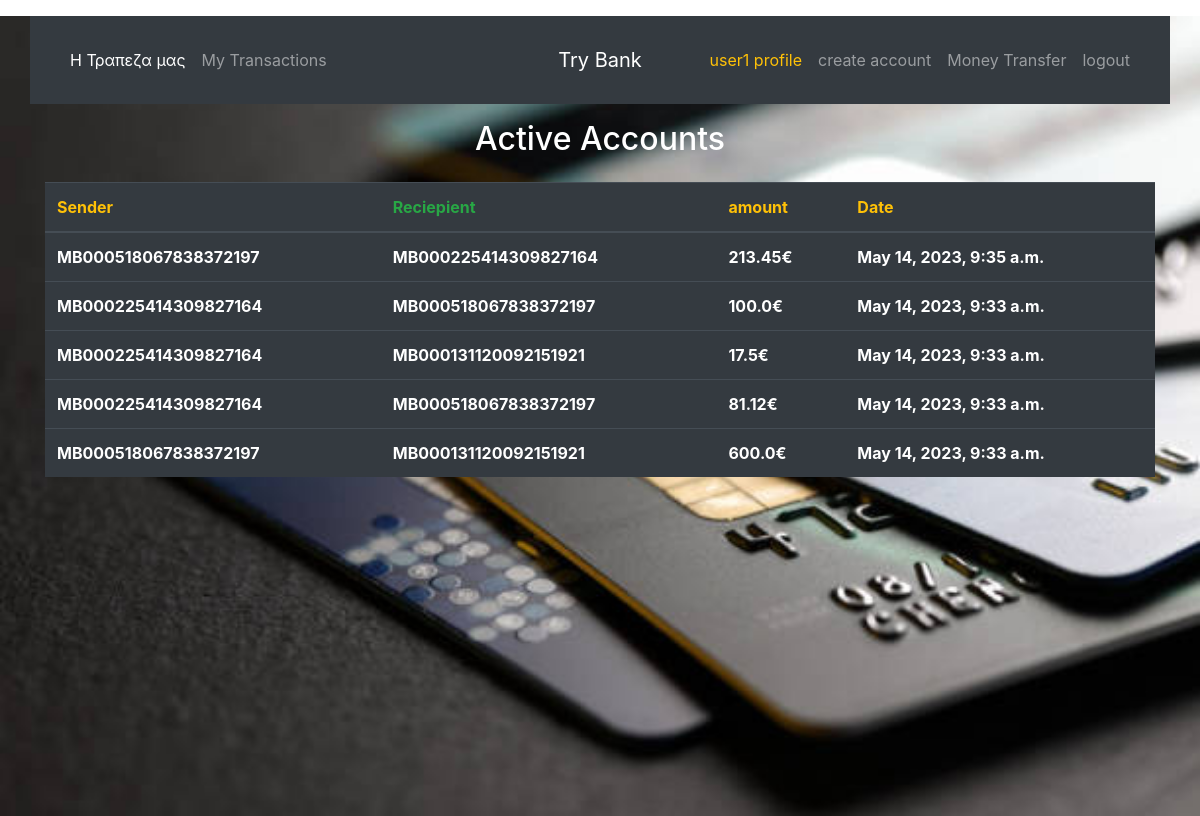
The page /my_transactions/ (signed in) on the database as committed earlier.
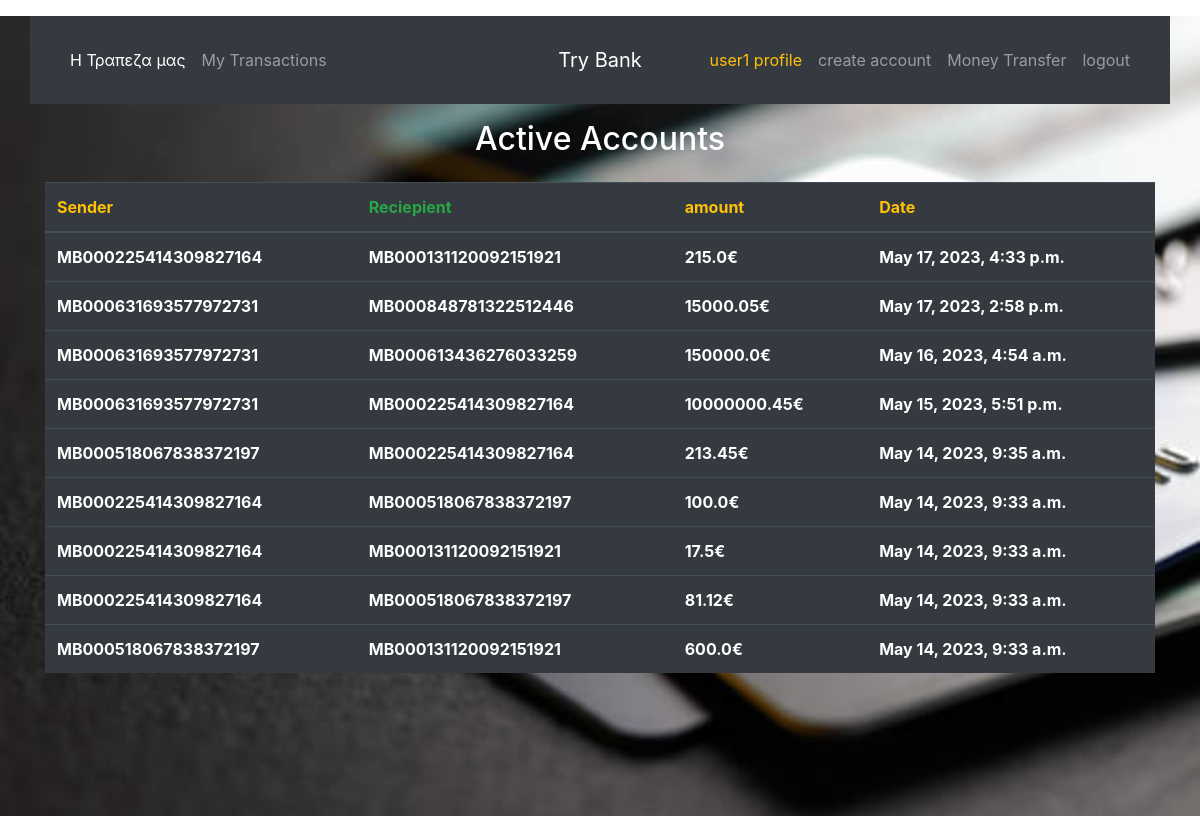
The same page on the database as committed later.
### customers/models.py (models this page shows, shortened)
class Transactions(models.Model):
    sender_acc = models.ForeignKey(Accounts,on_delete=models.CASCADE, related_name='sender_acc')
    recipient_acc = models.ForeignKey(Accounts, on_delete=models.CASCADE, related_name='recipient_acc')
    amount = models.FloatField()
    date = models.DateTimeField(auto_now_add=True,null=True, blank=True)

class Accounts(models.Model):
    owner = models.ForeignKey(User, on_delete = models.CASCADE)
    acc_number = models.CharField(primary_key=True, max_length=20)
    balance = models.FloatField(default= 0)

### customers/views.py (the view)
# urls.py: path('my_transactions/',views.my_transactions, name= 'my_transactions'),
@login_required()
def my_transactions(request):
    user = request.user
    sender = Accounts.objects.filter(owner= user).all()
    saw_me = Transactions.objects.filter((Q(sender_acc__in=sender) | Q(recipient_acc__in=sender)))
    saw_me = saw_me.order_by('-date')
    context = {
        'object' : saw_me
    }
    return render(request, 'mytransactions.html', context)

### templates/mytransactions.html
{% extends 'welcome_page.html' %}
{% block content %}
<div class="container">
    <div>
  <h2 class="text-center text-white">Active Accounts</h2>
    </div>
<div class="mt-4">
  <table class="table table-dark mt-4">
    <thead>
      <tr>
        <th class="text-warning">Sender</th>
        <th class="text-success">Reciepient</th>
        <th class="text-warning">amount</th>
        <th class="text-warning">Date</th>
      </tr>
    </thead>
      {% for object in object %}
      <tr>
          <th>{{object.sender_acc.acc_number}}</th>
          <th>{{object.recipient_acc.acc_number}}</th>
          <th>{{object.amount}}€</th>
          <th>{{object.date}}</th>
      </tr>
        {% endfor %}
  </table>
</div>
</div>
{% endblock content %}

### templates/welcome_page.html (shortened to what this page needs)
<!DOCTYPE html>
{% load static %}
<html lang="en">
<head>
  <link rel="stylesheet" href="https://cdnjs.cloudflare.com/ajax/libs/font-awesome/4.7.0/css/font-awesome.min.css">
  <link rel="stylesheet" href="https://cdn.jsdelivr.net/npm/bootstrap@4.6.2/dist/css/bootstrap.min.css">
<body>
<div class="bg">
<div class="container p-3 my-3 bg-dark text-white">
  <nav class="navbar navbar-expand-md navbar-dark bg-dark">
    <div class="navbar-collapse collapse w-100 order-1 order-md-0 dual-collapse2">
        <ul class="navbar-nav mr-auto">
            <li class="nav-item active">
                <a class="nav-link" href="#">Η Τραπεζα μας</a>
            </li>
            {% if user.is_authenticated %}
            <li class="nav-item">
                <a class="nav-link" href="{% url 'my_transactions' %}">My Transactions</a>
            </li>
        </ul>
        {% endif %}
    </div>
    <div class="mx-auto order-0">
        <a class="navbar-brand mx-auto" href="{% url 'welcome_page' %}">Try Bank</a>
    </div>
    {% if user.is_authenticated %}
    <div class="navbar-collapse collapse w-100 order-3 dual-collapse2">
        <ul class="navbar-nav ml-auto">
            <li class="nav-item">
                <a class="nav-link text-warning" href="{% url 'user_profile' %}">{{user.username}} profile</a>
            </li>
            <li class="nav-item">
                <a class="nav-link " href="{% url 'create_account' %}">create account</a>
            </li>
            <li class="nav-item">
                <a class="nav-link " href="{% url 'transfer' %}">Money Transfer</a>
            </li>
           <li class="nav-item">
                <a class="nav-link" href="{% url 'logout_user' %}">logout</a>
           </li>
        </ul>
    </div>
      {% endif %}
</nav>
  </div>
{% block content%} {% endblock content%}
  </div>
</body>

Rows that differ between the two databases and show on the page:
added Transactions: sender_acc.acc_number "MB000225414309827164", recipient_acc.acc_number "MB000131120092151921", amount "215.0", date "May 17, 2023, 4:33 p.m."
added Transactions: sender_acc.acc_number "MB000631693577972731", recipient_acc.acc_number "MB000848781322512446", amount "15000.05", date "May 17, 2023, 2:58 p.m."
added Transactions: sender_acc.acc_number "MB000631693577972731", recipient_acc.acc_number "MB000613436276033259", amount "150000.0", date "May 16, 2023, 4:54 a.m."
added Transactions: sender_acc.acc_number "MB000631693577972731", recipient_acc.acc_number "MB000225414309827164", amount "10000000.45", date "May 15, 2023, 5:51 p.m."
